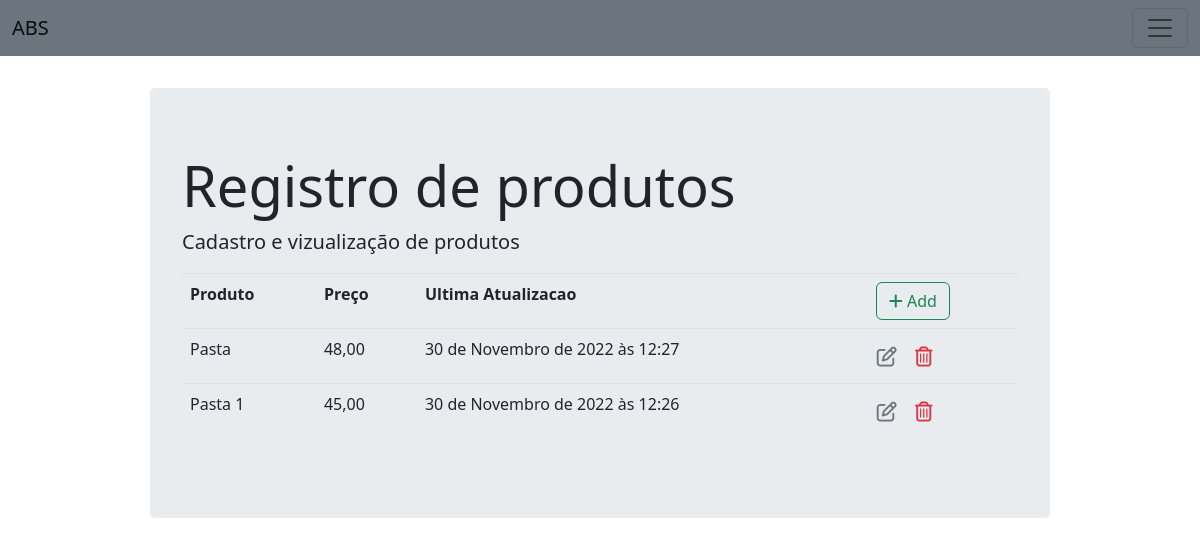
The app's page /product/list/, older data.
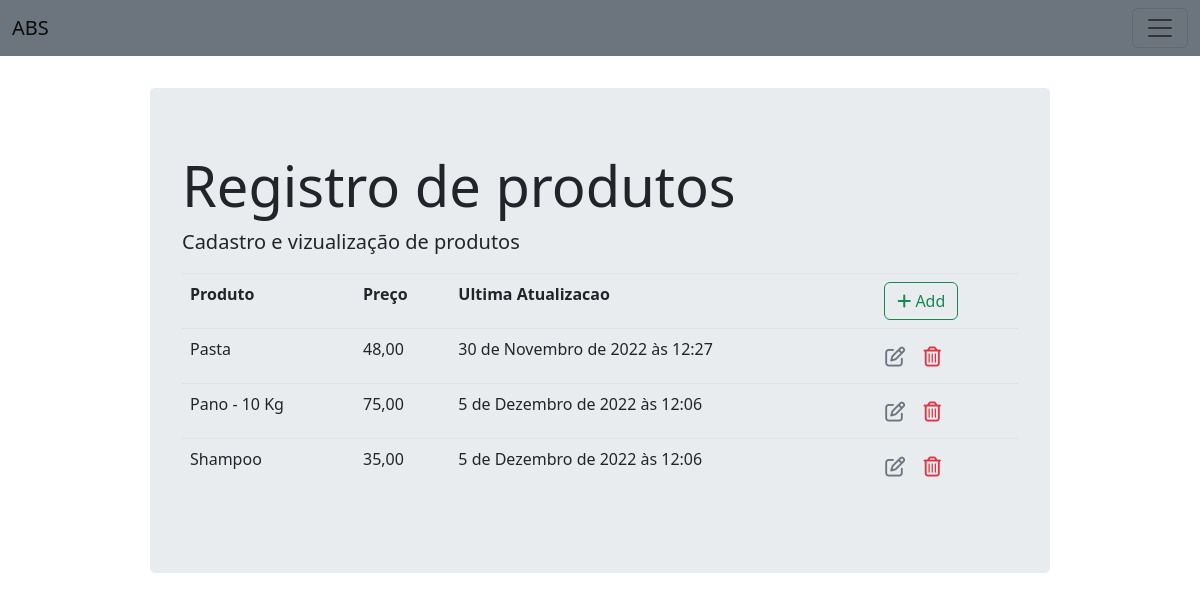
The same page, newer data.
### abs/models/product.py (models this page shows, shortened)
class Product(models.Model):
    name = models.CharField(max_length=25, blank=False, unique=True)
    price = models.DecimalField(default=0.00, decimal_places=2, max_digits=20)
    last_update = models.DateTimeField(auto_now=True)

### abs/views.py (the view)
# urls.py: path('product/list/', views.product_list, name='product_list'),
def product_list(request):
    products = Product.objects.all()
    return render(request, 'product/product_list.html', {'products': products})

### abs/templates/product/product_list.html (shortened to what this page needs)
{% extends 'product/base_product.html' %}
{% block jumbotron %}
<table class="table table-borderless">
    <thead class="border-botton font-weight-bold">
        <tr>
            <td>Produto</td>
            <td>Preço</td>
            <td>Ultima Atualizacao</td>
            <td>
                <a href="{% url 'product_insert' %}" class="btn btn-outline-success">
                    <i class="fas fa-plus"></i> Add
                </a>
            </td>
        </tr>
    </thead>
    <tbody>
        {% for product in products %}
        <tr>
            <td>{{ product.name }}</td>
            <td>{{ product.price }}</td>
            <td>{{ product.last_update }}</td>
            <td>
                <a href="{% url 'product_edit' product.id %}" class="btn text-secondary px-0">
                    <i class="far fa-edit fa-lg"></i>
                </a>
                <form action="{% url 'product_delete' product.id %}" method="post" class="d-inline">
                    <button type="submit" class="btn">
                        <i class="far fa-trash-alt fa-lg text-danger float-right"></i>
                    </button>
                </form>
            </td>
        </tr>
        {% endfor %}
    </tbody>
</table>
{% endblock jumbotron %}

Row changes from the older to the newer data that the page shows:
removed Product: name "Pasta 1", price "45,00", last_update "30 de Novembro de 2022 às 12:26"
added Product: name "Pano - 10 Kg", price "75,00", last_update "5 de Dezembro de 2022 às 12:06"
added Product: name "Shampoo", price "35,00", last_update "5 de Dezembro de 2022 às 12:06"
